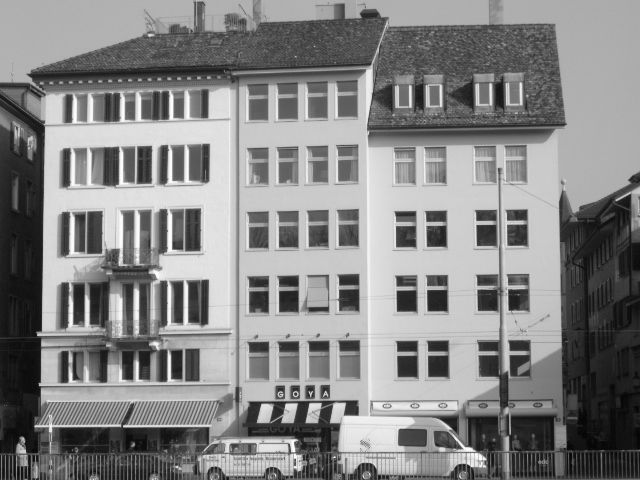
#> input picture HW_1/Q_2/pair1_imageA.jpg, 640 x 480 px
$ python main.py
#> lines starting #> are read from the running program, lines starting #| are printed output that depends on the picture
import cv2
from matplotlib import pyplot as plt


def plot_graphs():

    plt.subplot(221)
    plt.imshow(image_a)
    plt.title('Image A')
    plt.xticks([])
    plt.yticks([])

    plt.subplot(222)
    plt.imshow(image_b)
    plt.title('Image B')
    plt.xticks([])
    plt.yticks([])

    plt.subplot(223)
    plt.imshow(image_a_with_keypoints)
    plt.title('Image A - KP')
    plt.xticks([])
    plt.yticks([])

    plt.subplot(224)
    plt.imshow(image_b_with_keypoints)
    plt.title('Image B - KP')
    plt.xticks([])
    plt.yticks([])

    plt.get_current_fig_manager().window.state('zoomed')
    plt.show()


if __name__ == '__main__':

    image_a_filename = 'pair1_imageA.jpg'
    image_b_filename = 'pair1_imageB.jpg'

    image_a = cv2.imread(image_a_filename)
#> image_a is the input picture: shape (480, 640, 3); min 0, max 255, mean 132.1
    image_b = cv2.imread(image_b_filename)
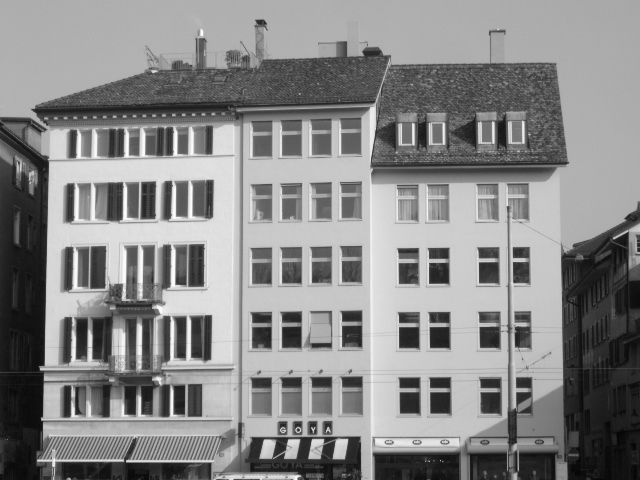
#> input picture HW_1/Q_2/pair1_imageB.jpg, 640 x 480 px
#> image_b is the input picture: shape (480, 640, 3); min 3, max 255, mean 135

    image_a_gray = cv2.cvtColor(image_a, cv2.COLOR_BGR2GRAY)
    image_b_gray = cv2.cvtColor(image_b, cv2.COLOR_BGR2GRAY)

    sift = cv2.SIFT_create()
    image_a_keypoints, image_a_descriptor = sift.detectAndCompute(image_a_gray, None)
#> image_a_keypoints = 2189 keypoints; strongest (x, y, size): (352, 408, 10.1), (406, 302, 13.9), (438, 302, 13.9), (438, 238, 13.5)
    image_b_keypoints, image_b_descriptor = sift.detectAndCompute(image_b_gray, None)
#> image_b_keypoints = 1786 keypoints; strongest (x, y, size): (409, 339, 13.9), (440, 339, 13.7), (440, 275, 13.6), (340, 451, 9.8)

    image_a_with_keypoints = image_a.copy()
    image_b_with_keypoints = image_b.copy()

    cv2.drawKeypoints(image_a_gray, image_a_keypoints, image_a_with_keypoints)
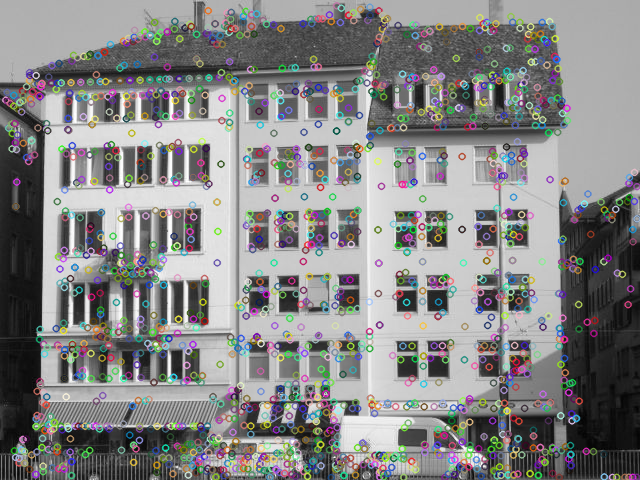
#> image_a_with_keypoints: shape (480, 640, 3); mean B, G, R 133, 133.1, 133.2
    cv2.drawKeypoints(image_b_gray, image_b_keypoints, image_b_with_keypoints)
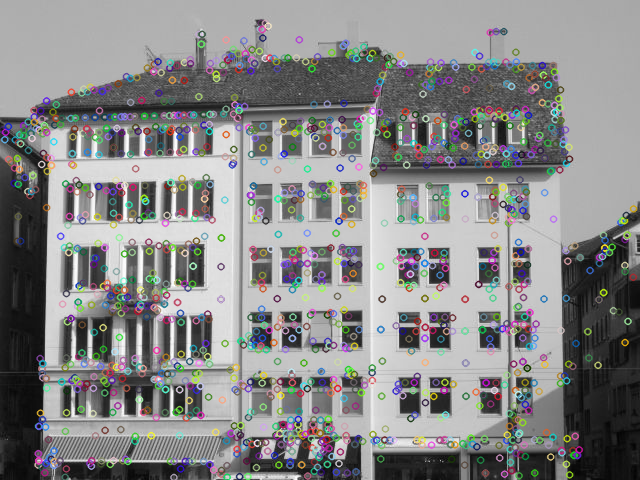
#> image_b_with_keypoints: shape (480, 640, 3); mean B, G, R 135.5, 135.5, 135.3

    plot_graphs()
#> in plot_graphs, `plt.show()`:
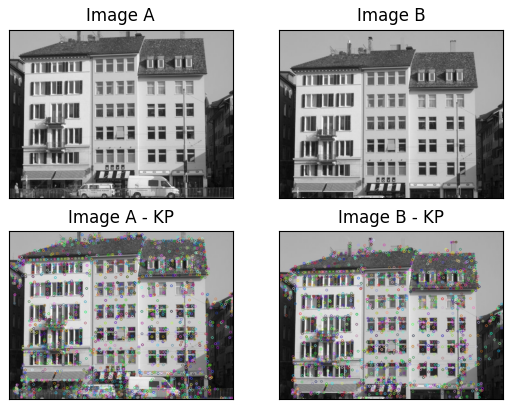
#> figure drawn by matplotlib, 4 panels; B, G, R data is drawn as R, G, B
